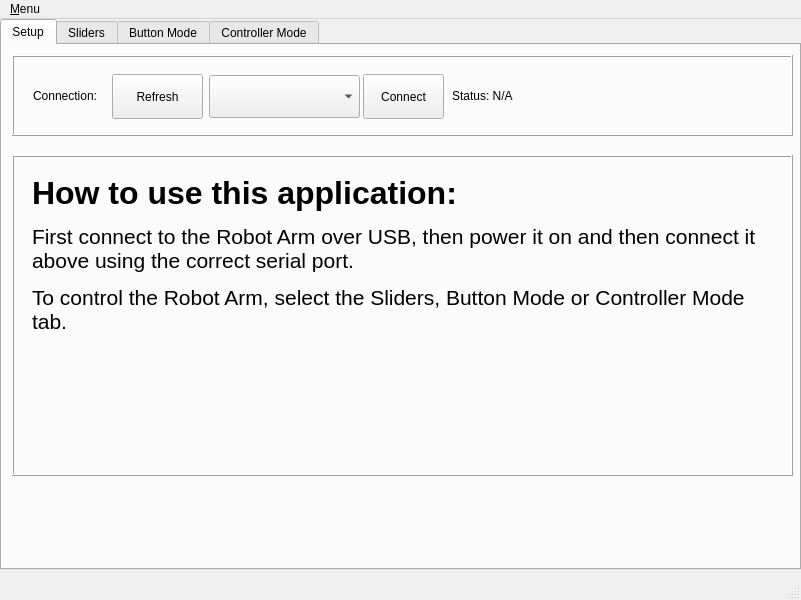
<?xml version="1.0" encoding="UTF-8"?>
<ui version="4.0">
 <class>MainWindow</class>
 <widget class="QMainWindow" name="MainWindow">
  <property name="geometry">
   <rect>
    <x>0</x>
    <y>0</y>
    <width>801</width>
    <height>600</height>
   </rect>
  </property>
  <property name="windowTitle">
   <string>Robot Arm Control</string>
  </property>
  <property name="tabShape">
   <enum>QTabWidget::Rounded</enum>
  </property>
  <widget class="QWidget" name="centralwidget">
   <widget class="QTabWidget" name="tabWidget">
    <property name="geometry">
     <rect>
      <x>0</x>
      <y>0</y>
      <width>801</width>
      <height>551</height>
     </rect>
    </property>
    <property name="tabPosition">
     <enum>QTabWidget::North</enum>
    </property>
    <property name="tabShape">
     <enum>QTabWidget::Rounded</enum>
    </property>
    <property name="currentIndex">
     <number>0</number>
    </property>
    <property name="elideMode">
     <enum>Qt::ElideNone</enum>
    </property>
    <property name="tabBarAutoHide">
     <bool>false</bool>
    </property>
    <widget class="QWidget" name="setupTab">
     <attribute name="title">
      <string>Setup</string>
     </attribute>
     <widget class="QFrame" name="frame">
      <property name="geometry">
       <rect>
        <x>10</x>
        <y>10</y>
        <width>781</width>
        <height>81</height>
       </rect>
      </property>
      <property name="frameShape">
       <enum>QFrame::Box</enum>
      </property>
      <property name="frameShadow">
       <enum>QFrame::Raised</enum>
      </property>
      <property name="lineWidth">
       <number>1</number>
      </property>
      <widget class="QPushButton" name="refreshButton">
       <property name="geometry">
        <rect>
         <x>100</x>
         <y>19</y>
         <width>91</width>
         <height>45</height>
        </rect>
       </property>
       <property name="text">
        <string>Refresh</string>
       </property>
      </widget>
      <widget class="QComboBox" name="comboBox">
       <property name="geometry">
        <rect>
         <x>197</x>
         <y>20</y>
         <width>151</width>
         <height>43</height>
        </rect>
       </property>
       <property name="maxCount">
        <number>10</number>
       </property>
      </widget>
      <widget class="QLabel" name="connectionLabel">
       <property name="enabled">
        <bool>true</bool>
       </property>
       <property name="geometry">
        <rect>
         <x>21</x>
         <y>20</y>
         <width>151</width>
         <height>41</height>
        </rect>
       </property>
       <property name="text">
        <string>Connection:</string>
       </property>
      </widget>
      <widget class="QPushButton" name="connectButton">
       <property name="geometry">
        <rect>
         <x>351</x>
         <y>19</y>
         <width>81</width>
         <height>45</height>
        </rect>
       </property>
       <property name="toolTip">
        <string>Connect to Port</string>
       </property>
       <property name="text">
        <string>Connect</string>
       </property>
       <property name="checkable">
        <bool>false</bool>
       </property>
      </widget>
      <widget class="QLabel" name="statusLabel">
       <property name="enabled">
        <bool>true</bool>
       </property>
       <property name="geometry">
        <rect>
         <x>440</x>
         <y>20</y>
         <width>201</width>
         <height>41</height>
        </rect>
       </property>
       <property name="text">
        <string>Status: N/A</string>
       </property>
      </widget>
      <zorder>comboBox</zorder>
      <zorder>connectionLabel</zorder>
      <zorder>connectButton</zorder>
      <zorder>statusLabel</zorder>
      <zorder>refreshButton</zorder>
     </widget>
     <widget class="QFrame" name="infoFrame">
      <property name="geometry">
       <rect>
        <x>10</x>
        <y>110</y>
        <width>781</width>
        <height>321</height>
       </rect>
      </property>
      <property name="frameShape">
       <enum>QFrame::Box</enum>
      </property>
      <property name="frameShadow">
       <enum>QFrame::Raised</enum>
      </property>
      <widget class="QLabel" name="label_3">
       <property name="geometry">
        <rect>
         <x>20</x>
         <y>20</y>
         <width>741</width>
         <height>291</height>
        </rect>
       </property>
       <property name="text">
        <string>&lt;html&gt;&lt;head/&gt;&lt;body&gt;&lt;p&gt;&lt;span style=&quot; font-size:24pt; font-weight:600;&quot;&gt;How to use this application:&lt;/span&gt;&lt;/p&gt;&lt;p&gt;&lt;span style=&quot; font-size:16pt;&quot;&gt;First connect to the Robot Arm over USB, then power it on and then connect it above using the correct serial port.&lt;/span&gt;&lt;/p&gt;&lt;p&gt;&lt;span style=&quot; font-size:16pt;&quot;&gt;To control the Robot Arm, select the Sliders, Button Mode or Controller Mode tab.&lt;/span&gt;&lt;/p&gt;&lt;/body&gt;&lt;/html&gt;</string>
       </property>
       <property name="scaledContents">
        <bool>false</bool>
       </property>
       <property name="alignment">
        <set>Qt::AlignLeading|Qt::AlignLeft|Qt::AlignTop</set>
       </property>
       <property name="wordWrap">
        <bool>true</bool>
       </property>
      </widget>
     </widget>
    </widget>
    <widget class="QWidget" name="sliderTab">
     <attribute name="title">
      <string>Sliders</string>
     </attribute>
     <widget class="QFrame" name="frame_2">
      <property name="geometry">
       <rect>
        <x>10</x>
        <y>10</y>
        <width>781</width>
        <height>311</height>
       </rect>
      </property>
      <property name="autoFillBackground">
       <bool>false</bool>
      </property>
      <property name="frameShape">
       <enum>QFrame::WinPanel</enum>
      </property>
      <property name="frameShadow">
       <enum>QFrame::Raised</enum>
      </property>
      <widget class="QWidget" name="horizontalLayoutWidget">
       <property name="geometry">
        <rect>
         <x>10</x>
         <y>10</y>
         <width>759</width>
         <height>292</height>
        </rect>
       </property>
       <layout class="QHBoxLayout" name="horizontalLayout">
        <item>
         <layout class="QVBoxLayout" name="axisLabelVertical">
          <item>
           <widget class="QLabel" name="axisLabel">
            <property name="text">
             <string>Base</string>
            </property>
           </widget>
          </item>
          <item>
           <widget class="QLabel" name="axisLabel_2">
            <property name="text">
             <string>Shoulder</string>
            </property>
           </widget>
          </item>
          <item>
           <widget class="QLabel" name="axisLabel_3">
            <property name="text">
             <string>Elbow</string>
            </property>
           </widget>
          </item>
          <item>
           <widget class="QLabel" name="axisLabel_4">
            <property name="text">
             <string>Lower Arm</string>
            </property>
           </widget>
          </item>
          <item>
           <widget class="QLabel" name="axisLabel_5">
            <property name="text">
             <string>Wrist</string>
            </property>
           </widget>
          </item>
          <item>
           <widget class="QLabel" name="axisLabel_6">
            <property name="text">
             <string>Gripper</string>
            </property>
           </widget>
          </item>
         </layout>
        </item>
        <item>
         <layout class="QVBoxLayout" name="axisSpinBoxVertical">
          <item>
           <widget class="QSpinBox" name="axisSpinBox">
            <property name="buttonSymbols">
             <enum>QAbstractSpinBox::UpDownArrows</enum>
            </property>
            <property name="correctionMode">
             <enum>QAbstractSpinBox::CorrectToNearestValue</enum>
            </property>
            <property name="keyboardTracking">
             <bool>false</bool>
            </property>
            <property name="maximum">
             <number>360</number>
            </property>
            <property name="value">
             <number>180</number>
            </property>
           </widget>
          </item>
          <item>
           <widget class="QSpinBox" name="axisSpinBox_2">
            <property name="keyboardTracking">
             <bool>false</bool>
            </property>
            <property name="maximum">
             <number>180</number>
            </property>
            <property name="value">
             <number>130</number>
            </property>
           </widget>
          </item>
          <item>
           <widget class="QSpinBox" name="axisSpinBox_3">
            <property name="keyboardTracking">
             <bool>false</bool>
            </property>
            <property name="maximum">
             <number>180</number>
            </property>
            <property name="value">
             <number>180</number>
            </property>
           </widget>
          </item>
          <item>
           <widget class="QSpinBox" name="axisSpinBox_4">
            <property name="keyboardTracking">
             <bool>false</bool>
            </property>
            <property name="maximum">
             <number>180</number>
            </property>
            <property name="value">
             <number>60</number>
            </property>
           </widget>
          </item>
          <item>
           <widget class="QSpinBox" name="axisSpinBox_5">
            <property name="keyboardTracking">
             <bool>false</bool>
            </property>
            <property name="maximum">
             <number>180</number>
            </property>
            <property name="value">
             <number>90</number>
            </property>
           </widget>
          </item>
          <item>
           <widget class="QSpinBox" name="axisSpinBox_6">
            <property name="keyboardTracking">
             <bool>false</bool>
            </property>
            <property name="maximum">
             <number>130</number>
            </property>
            <property name="value">
             <number>90</number>
            </property>
           </widget>
          </item>
         </layout>
        </item>
        <item>
         <layout class="QVBoxLayout" name="axisSliderVertical">
          <item>
           <widget class="QSlider" name="axisSlider">
            <property name="maximum">
             <number>360</number>
            </property>
            <property name="pageStep">
             <number>36</number>
            </property>
            <property name="value">
             <number>180</number>
            </property>
            <property name="orientation">
             <enum>Qt::Horizontal</enum>
            </property>
            <property name="invertedAppearance">
             <bool>false</bool>
            </property>
            <property name="invertedControls">
             <bool>false</bool>
            </property>
            <property name="tickPosition">
             <enum>QSlider::TicksBelow</enum>
            </property>
           </widget>
          </item>
          <item>
           <widget class="QSlider" name="axisSlider_2">
            <property name="maximum">
             <number>180</number>
            </property>
            <property name="value">
             <number>130</number>
            </property>
            <property name="orientation">
             <enum>Qt::Horizontal</enum>
            </property>
            <property name="tickPosition">
             <enum>QSlider::TicksBelow</enum>
            </property>
            <property name="tickInterval">
             <number>10</number>
            </property>
           </widget>
          </item>
          <item>
           <widget class="QSlider" name="axisSlider_3">
            <property name="maximum">
             <number>180</number>
            </property>
            <property name="value">
             <number>180</number>
            </property>
            <property name="orientation">
             <enum>Qt::Horizontal</enum>
            </property>
            <property name="tickPosition">
             <enum>QSlider::TicksBelow</enum>
            </property>
            <property name="tickInterval">
             <number>10</number>
            </property>
           </widget>
          </item>
          <item>
           <widget class="QSlider" name="axisSlider_4">
            <property name="maximum">
             <number>180</number>
            </property>
            <property name="value">
             <number>60</number>
            </property>
            <property name="orientation">
             <enum>Qt::Horizontal</enum>
            </property>
            <property name="tickPosition">
             <enum>QSlider::TicksBelow</enum>
            </property>
            <property name="tickInterval">
             <number>10</number>
            </property>
           </widget>
          </item>
          <item>
           <widget class="QSlider" name="axisSlider_5">
            <property name="maximum">
             <number>180</number>
            </property>
            <property name="value">
             <number>90</number>
            </property>
            <property name="orientation">
             <enum>Qt::Horizontal</enum>
            </property>
            <property name="tickPosition">
             <enum>QSlider::TicksBelow</enum>
            </property>
            <property name="tickInterval">
             <number>10</number>
            </property>
           </widget>
          </item>
          <item>
           <widget class="QSlider" name="axisSlider_6">
            <property name="maximum">
             <number>130</number>
            </property>
            <property name="value">
             <number>90</number>
            </property>
            <property name="orientation">
             <enum>Qt::Horizontal</enum>
            </property>
            <property name="tickPosition">
             <enum>QSlider::TicksBelow</enum>
            </property>
            <property name="tickInterval">
             <number>10</number>
            </property>
           </widget>
          </item>
         </layout>
        </item>
       </layout>
      </widget>
     </widget>
    </widget>
    <widget class="QWidget" name="buttonTab">
     <attribute name="title">
      <string>Button Mode</string>
     </attribute>
     <widget class="QGroupBox" name="baseGroup">
      <property name="geometry">
       <rect>
        <x>30</x>
        <y>50</y>
        <width>161</width>
        <height>171</height>
       </rect>
      </property>
      <property name="title">
       <string>Base Control</string>
      </property>
      <widget class="QPushButton" name="baseUp">
       <property name="geometry">
        <rect>
         <x>60</x>
         <y>40</y>
         <width>41</width>
         <height>41</height>
        </rect>
       </property>
       <property name="toolTip">
        <string>Move Arm Forward</string>
       </property>
       <property name="text">
        <string>↑</string>
       </property>
      </widget>
      <widget class="QPushButton" name="baseDown">
       <property name="geometry">
        <rect>
         <x>60</x>
         <y>120</y>
         <width>41</width>
         <height>41</height>
        </rect>
       </property>
       <property name="toolTip">
        <string>Move Arm Back</string>
       </property>
       <property name="text">
        <string>↓</string>
       </property>
      </widget>
      <widget class="QPushButton" name="baseRight">
       <property name="geometry">
        <rect>
         <x>100</x>
         <y>80</y>
         <width>41</width>
         <height>41</height>
        </rect>
       </property>
       <property name="toolTip">
        <string>Rotate Base Right</string>
       </property>
       <property name="text">
        <string>→</string>
       </property>
       <property name="autoDefault">
        <bool>false</bool>
       </property>
       <property name="flat">
        <bool>false</bool>
       </property>
      </widget>
      <widget class="QPushButton" name="baseLeft">
       <property name="geometry">
        <rect>
         <x>20</x>
         <y>80</y>
         <width>41</width>
         <height>41</height>
        </rect>
       </property>
       <property name="toolTip">
        <string>Rotate Base Left</string>
       </property>
       <property name="text">
        <string>←</string>
       </property>
       <property name="default">
        <bool>false</bool>
       </property>
      </widget>
     </widget>
     <widget class="QGroupBox" name="wristGroup">
      <property name="geometry">
       <rect>
        <x>330</x>
        <y>50</y>
        <width>101</width>
        <height>171</height>
       </rect>
      </property>
      <property name="title">
       <string>Wrist Control</string>
      </property>
      <widget class="QPushButton" name="wristUp">
       <property name="geometry">
        <rect>
         <x>30</x>
         <y>40</y>
         <width>41</width>
         <height>41</height>
        </rect>
       </property>
       <property name="toolTip">
        <string>Move Wrist Up</string>
       </property>
       <property name="text">
        <string>↑</string>
       </property>
      </widget>
      <widget class="QPushButton" name="wristDown">
       <property name="geometry">
        <rect>
         <x>30</x>
         <y>120</y>
         <width>41</width>
         <height>41</height>
        </rect>
       </property>
       <property name="toolTip">
        <string>Move Wrist Down</string>
       </property>
       <property name="text">
        <string>↓</string>
       </property>
      </widget>
     </widget>
     <widget class="QGroupBox" name="elbowGroup">
      <property name="geometry">
       <rect>
        <x>210</x>
        <y>50</y>
        <width>101</width>
        <height>171</height>
       </rect>
      </property>
      <property name="title">
       <string>Elbow Control</string>
      </property>
      <widget class="QPushButton" name="elbowUp">
       <property name="geometry">
        <rect>
         <x>30</x>
         <y>40</y>
         <width>41</width>
         <height>41</height>
        </rect>
       </property>
       <property name="toolTip">
        <string>Move Elbow Up</string>
       </property>
       <property name="text">
        <string>↑</string>
       </property>
      </widget>
      <widget class="QPushButton" name="elbowDown">
       <property name="geometry">
        <rect>
         <x>30</x>
         <y>120</y>
         <width>41</width>
         <height>41</height>
        </rect>
       </property>
       <property name="toolTip">
        <string>Move Elbow Down</string>
       </property>
       <property name="text">
        <string>↓</string>
       </property>
      </widget>
     </widget>
     <widget class="QGroupBox" name="stepGroup">
      <property name="geometry">
       <rect>
        <x>30</x>
        <y>250</y>
        <width>191</width>
        <height>91</height>
       </rect>
      </property>
      <property name="title">
       <string>Step Control</string>
      </property>
      <widget class="QPushButton" name="stepUp">
       <property name="geometry">
        <rect>
         <x>130</x>
         <y>40</y>
         <width>51</width>
         <height>41</height>
        </rect>
       </property>
       <property name="toolTip">
        <string>Increase Step Rate</string>
       </property>
       <property name="text">
        <string>++</string>
       </property>
      </widget>
      <widget class="QPushButton" name="stepDown">
       <property name="geometry">
        <rect>
         <x>10</x>
         <y>40</y>
         <width>51</width>
         <height>41</height>
        </rect>
       </property>
       <property name="toolTip">
        <string>Decrease Step Rate</string>
       </property>
       <property name="text">
        <string>--</string>
       </property>
      </widget>
      <widget class="QSpinBox" name="stepSize">
       <property name="geometry">
        <rect>
         <x>70</x>
         <y>40</y>
         <width>55</width>
         <height>41</height>
        </rect>
       </property>
       <property name="sizePolicy">
        <sizepolicy hsizetype="Fixed" vsizetype="Fixed">
         <horstretch>0</horstretch>
         <verstretch>0</verstretch>
        </sizepolicy>
       </property>
       <property name="maximumSize">
        <size>
         <width>55</width>
         <height>41</height>
        </size>
       </property>
       <property name="focusPolicy">
        <enum>Qt::NoFocus</enum>
       </property>
       <property name="toolTip">
        <string>Step Size</string>
       </property>
       <property name="frame">
        <bool>false</bool>
       </property>
       <property name="alignment">
        <set>Qt::AlignCenter</set>
       </property>
       <property name="readOnly">
        <bool>true</bool>
       </property>
       <property name="buttonSymbols">
        <enum>QAbstractSpinBox::NoButtons</enum>
       </property>
       <property name="keyboardTracking">
        <bool>false</bool>
       </property>
       <property name="minimum">
        <number>1</number>
       </property>
       <property name="maximum">
        <number>20</number>
       </property>
       <property name="value">
        <number>10</number>
       </property>
      </widget>
     </widget>
     <widget class="QLabel" name="label">
      <property name="geometry">
       <rect>
        <x>250</x>
        <y>240</y>
        <width>312</width>
        <height>256</height>
       </rect>
      </property>
      <property name="toolTip">
       <string>Robot Arm Sections</string>
      </property>
      <property name="text">
       <string/>
      </property>
      <property name="textFormat">
       <enum>Qt::AutoText</enum>
      </property>
      <property name="pixmap">
       <pixmap>images/robot_arm_layout.png</pixmap>
      </property>
      <property name="scaledContents">
       <bool>true</bool>
      </property>
      <property name="textInteractionFlags">
       <set>Qt::NoTextInteraction</set>
      </property>
     </widget>
     <widget class="QGroupBox" name="gripperGroup">
      <property name="geometry">
       <rect>
        <x>450</x>
        <y>50</y>
        <width>171</width>
        <height>171</height>
       </rect>
      </property>
      <property name="title">
       <string>Gripper Control</string>
      </property>
      <widget class="QPushButton" name="gripOpen">
       <property name="geometry">
        <rect>
         <x>100</x>
         <y>40</y>
         <width>51</width>
         <height>41</height>
        </rect>
       </property>
       <property name="font">
        <font>
         <pointsize>10</pointsize>
        </font>
       </property>
       <property name="toolTip">
        <string>Open Gripper</string>
       </property>
       <property name="text">
        <string>Open</string>
       </property>
      </widget>
      <widget class="QPushButton" name="rotAntiClk">
       <property name="geometry">
        <rect>
         <x>20</x>
         <y>120</y>
         <width>41</width>
         <height>41</height>
        </rect>
       </property>
       <property name="toolTip">
        <string>Rotate Gripper Anti-Clockwise</string>
       </property>
       <property name="text">
        <string>↺</string>
       </property>
      </widget>
      <widget class="QPushButton" name="rotClk">
       <property name="geometry">
        <rect>
         <x>20</x>
         <y>40</y>
         <width>41</width>
         <height>41</height>
        </rect>
       </property>
       <property name="toolTip">
        <string>Rotate Gripper Clockwise</string>
       </property>
       <property name="text">
        <string>↻</string>
       </property>
      </widget>
      <widget class="QPushButton" name="gripClose">
       <property name="geometry">
        <rect>
         <x>100</x>
         <y>120</y>
         <width>51</width>
         <height>41</height>
        </rect>
       </property>
       <property name="font">
        <font>
         <pointsize>10</pointsize>
        </font>
       </property>
       <property name="toolTip">
        <string>Close Gripper</string>
       </property>
       <property name="text">
        <string>Close</string>
       </property>
      </widget>
     </widget>
    </widget>
    <widget class="QWidget" name="controllerTab">
     <attribute name="title">
      <string>Controller Mode</string>
     </attribute>
     <widget class="QLabel" name="controllerControls">
      <property name="geometry">
       <rect>
        <x>140</x>
        <y>10</y>
        <width>521</width>
        <height>341</height>
       </rect>
      </property>
      <property name="text">
       <string/>
      </property>
      <property name="pixmap">
       <pixmap>images/blank controller.png</pixmap>
      </property>
      <property name="scaledContents">
       <bool>true</bool>
      </property>
     </widget>
     <widget class="QPushButton" name="reconnectControllerButton">
      <property name="geometry">
       <rect>
        <x>270</x>
        <y>420</y>
        <width>251</width>
        <height>41</height>
       </rect>
      </property>
      <property name="text">
       <string>Get Controller Status</string>
      </property>
     </widget>
     <widget class="QLabel" name="controllerStatusLabel">
      <property name="geometry">
       <rect>
        <x>270</x>
        <y>460</y>
        <width>91</width>
        <height>33</height>
       </rect>
      </property>
      <property name="text">
       <string>Status:</string>
      </property>
     </widget>
     <widget class="QLabel" name="controllerStatus">
      <property name="geometry">
       <rect>
        <x>360</x>
        <y>460</y>
        <width>181</width>
        <height>33</height>
       </rect>
      </property>
      <property name="text">
       <string>N/A</string>
      </property>
      <property name="textFormat">
       <enum>Qt::RichText</enum>
      </property>
     </widget>
     <widget class="QLabel" name="label_2">
      <property name="geometry">
       <rect>
        <x>20</x>
        <y>360</y>
        <width>171</width>
        <height>151</height>
       </rect>
      </property>
      <property name="toolTip">
       <string>Robot Arm Sections</string>
      </property>
      <property name="text">
       <string/>
      </property>
      <property name="textFormat">
       <enum>Qt::AutoText</enum>
      </property>
      <property name="pixmap">
       <pixmap>images/robot_arm_layout.png</pixmap>
      </property>
      <property name="scaledContents">
       <bool>true</bool>
      </property>
      <property name="textInteractionFlags">
       <set>Qt::NoTextInteraction</set>
      </property>
     </widget>
     <widget class="QLabel" name="label_4">
      <property name="geometry">
       <rect>
        <x>600</x>
        <y>360</y>
        <width>171</width>
        <height>151</height>
       </rect>
      </property>
      <property name="toolTip">
       <string>Robot Arm Sections</string>
      </property>
      <property name="text">
       <string/>
      </property>
      <property name="textFormat">
       <enum>Qt::AutoText</enum>
      </property>
      <property name="pixmap">
       <pixmap>images/robot_arm_layout.png</pixmap>
      </property>
      <property name="scaledContents">
       <bool>true</bool>
      </property>
      <property name="textInteractionFlags">
       <set>Qt::NoTextInteraction</set>
      </property>
     </widget>
    </widget>
   </widget>
  </widget>
  <widget class="QMenuBar" name="menubar">
   <property name="geometry">
    <rect>
     <x>0</x>
     <y>0</y>
     <width>801</width>
     <height>20</height>
    </rect>
   </property>
   <widget class="QMenu" name="menuMenu">
    <property name="title">
     <string>&amp;Menu</string>
    </property>
    <addaction name="aboutAction"/>
    <addaction name="separator"/>
    <addaction name="exitAction"/>
   </widget>
   <addaction name="menuMenu"/>
  </widget>
  <widget class="QStatusBar" name="statusbar"/>
  <action name="aboutAction">
   <property name="text">
    <string>&amp;About</string>
   </property>
   <property name="menuRole">
    <enum>QAction::AboutRole</enum>
   </property>
  </action>
  <action name="exitAction">
   <property name="text">
    <string>&amp;Exit</string>
   </property>
   <property name="menuRole">
    <enum>QAction::QuitRole</enum>
   </property>
  </action>
 </widget>
 <resources/>
 <connections>
  <connection>
   <sender>axisSlider</sender>
   <signal>valueChanged(int)</signal>
   <receiver>axisSpinBox</receiver>
   <slot>setValue(int)</slot>
   <hints>
    <hint type="sourcelabel">
     <x>344</x>
     <y>214</y>
    </hint>
    <hint type="destinationlabel">
     <x>225</x>
     <y>216</y>
    </hint>
   </hints>
  </connection>
  <connection>
   <sender>axisSpinBox</sender>
   <signal>valueChanged(int)</signal>
   <receiver>axisSlider</receiver>
   <slot>setValue(int)</slot>
   <hints>
    <hint type="sourcelabel">
     <x>225</x>
     <y>216</y>
    </hint>
    <hint type="destinationlabel">
     <x>338</x>
     <y>214</y>
    </hint>
   </hints>
  </connection>
  <connection>
   <sender>axisSpinBox_2</sender>
   <signal>valueChanged(int)</signal>
   <receiver>axisSlider_2</receiver>
   <slot>setValue(int)</slot>
   <hints>
    <hint type="sourcelabel">
     <x>221</x>
     <y>264</y>
    </hint>
    <hint type="destinationlabel">
     <x>344</x>
     <y>260</y>
    </hint>
   </hints>
  </connection>
  <connection>
   <sender>axisSlider_2</sender>
   <signal>valueChanged(int)</signal>
   <receiver>axisSpinBox_2</receiver>
   <slot>setValue(int)</slot>
   <hints>
    <hint type="sourcelabel">
     <x>398</x>
     <y>260</y>
    </hint>
    <hint type="destinationlabel">
     <x>221</x>
     <y>264</y>
    </hint>
   </hints>
  </connection>
  <connection>
   <sender>axisSpinBox_3</sender>
   <signal>valueChanged(int)</signal>
   <receiver>axisSlider_3</receiver>
   <slot>setValue(int)</slot>
   <hints>
    <hint type="sourcelabel">
     <x>225</x>
     <y>312</y>
    </hint>
    <hint type="destinationlabel">
     <x>336</x>
     <y>306</y>
    </hint>
   </hints>
  </connection>
  <connection>
   <sender>axisSlider_3</sender>
   <signal>valueChanged(int)</signal>
   <receiver>axisSpinBox_3</receiver>
   <slot>setValue(int)</slot>
   <hints>
    <hint type="sourcelabel">
     <x>408</x>
     <y>306</y>
    </hint>
    <hint type="destinationlabel">
     <x>225</x>
     <y>312</y>
    </hint>
   </hints>
  </connection>
  <connection>
   <sender>axisSpinBox_4</sender>
   <signal>valueChanged(int)</signal>
   <receiver>axisSlider_4</receiver>
   <slot>setValue(int)</slot>
   <hints>
    <hint type="sourcelabel">
     <x>224</x>
     <y>360</y>
    </hint>
    <hint type="destinationlabel">
     <x>335</x>
     <y>352</y>
    </hint>
   </hints>
  </connection>
  <connection>
   <sender>axisSlider_4</sender>
   <signal>valueChanged(int)</signal>
   <receiver>axisSpinBox_4</receiver>
   <slot>setValue(int)</slot>
   <hints>
    <hint type="sourcelabel">
     <x>408</x>
     <y>352</y>
    </hint>
    <hint type="destinationlabel">
     <x>225</x>
     <y>360</y>
    </hint>
   </hints>
  </connection>
  <connection>
   <sender>axisSpinBox_5</sender>
   <signal>valueChanged(int)</signal>
   <receiver>axisSlider_5</receiver>
   <slot>setValue(int)</slot>
   <hints>
    <hint type="sourcelabel">
     <x>221</x>
     <y>408</y>
    </hint>
    <hint type="destinationlabel">
     <x>340</x>
     <y>398</y>
    </hint>
   </hints>
  </connection>
  <connection>
   <sender>axisSlider_5</sender>
   <signal>valueChanged(int)</signal>
   <receiver>axisSpinBox_5</receiver>
   <slot>setValue(int)</slot>
   <hints>
    <hint type="sourcelabel">
     <x>354</x>
     <y>398</y>
    </hint>
    <hint type="destinationlabel">
     <x>225</x>
     <y>408</y>
    </hint>
   </hints>
  </connection>
  <connection>
   <sender>axisSpinBox_6</sender>
   <signal>valueChanged(int)</signal>
   <receiver>axisSlider_6</receiver>
   <slot>setValue(int)</slot>
   <hints>
    <hint type="sourcelabel">
     <x>223</x>
     <y>456</y>
    </hint>
    <hint type="destinationlabel">
     <x>340</x>
     <y>444</y>
    </hint>
   </hints>
  </connection>
  <connection>
   <sender>axisSlider_6</sender>
   <signal>valueChanged(int)</signal>
   <receiver>axisSpinBox_6</receiver>
   <slot>setValue(int)</slot>
   <hints>
    <hint type="sourcelabel">
     <x>382</x>
     <y>444</y>
    </hint>
    <hint type="destinationlabel">
     <x>225</x>
     <y>456</y>
    </hint>
   </hints>
  </connection>
  <connection>
   <sender>stepUp</sender>
   <signal>clicked()</signal>
   <receiver>stepSize</receiver>
   <slot>stepUp()</slot>
   <hints>
    <hint type="sourcelabel">
     <x>169</x>
     <y>375</y>
    </hint>
    <hint type="destinationlabel">
     <x>147</x>
     <y>375</y>
    </hint>
   </hints>
  </connection>
  <connection>
   <sender>stepDown</sender>
   <signal>clicked()</signal>
   <receiver>stepSize</receiver>
   <slot>stepDown()</slot>
   <hints>
    <hint type="sourcelabel">
     <x>77</x>
     <y>363</y>
    </hint>
    <hint type="destinationlabel">
     <x>115</x>
     <y>361</y>
    </hint>
   </hints>
  </connection>
 </connections>
</ui>
